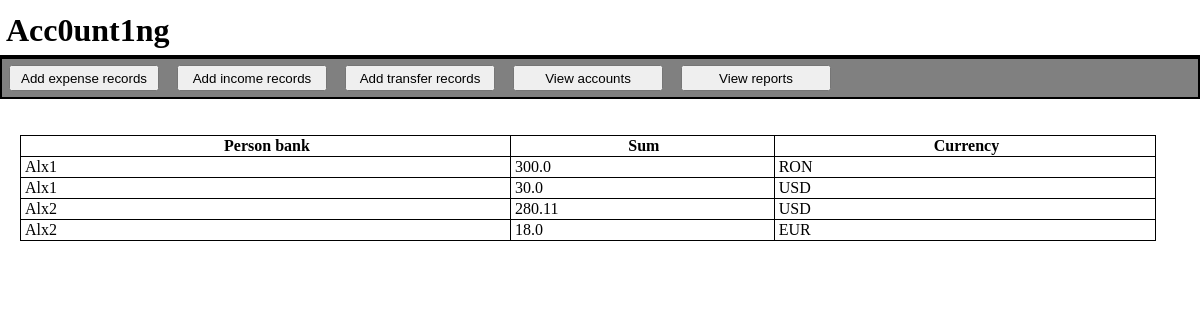
The app's page /view/acc with its own data.
### tables this page shows
CREATE TABLE PB_account (
                person_bank text,
                sum real,
                currency text
            );

### api/api_run.py (the view)
@app.route("/view/acc", methods = ["GET"])
def ViewAcc():
    if (request.method == "GET"):
        data = Read('allacc')
        return render_template('viewacc.html', columns=["Person bank", "Sum", "Currency"], data=data)

### db_scripts/script.py (called while the page is built)
def Read(x):
    conn = sqlite3.connect(dbPath)
    c = conn.cursor()
    if (x == 'allm'):
        c.execute("SELECT * FROM main")
        return c.fetchall()
    elif (x == 'allacc'):
        c.execute("SELECT * FROM PB_account ORDER BY person_bank ASC")
        return c.fetchall()
    elif (x == 'alltran'):
        c.execute("SELECT * FROM transfer")
        return c.fetchall()
    elif (x == 'retacc'):
        c.execute("SELECT DISTINCT person_bank FROM PB_account")
        result = [row[0] for row in c.fetchall()]
        return result
    conn.commit()
    conn.close()

### api/templates/viewacc.html
{% extends 'base.html' %}
{% block body %}
{% if columns and data %}
<br>
<br>
<table class="reptable">
    <thead>
        <tr>
            {% for column in columns %}
            <th class="rep">{{ column }}</th>
            {% endfor %}
        </tr>
    </thead>
    <tbody>
        {% for row in data %}
        <tr>
            {% for cell in row %}
            <td class="rep">{{ cell }}</td>
            {% endfor %}
        </tr>
        {% endfor %}
    </tbody>
</table>
{% endif %}
{% endblock %}

### api/templates/base.html (shortened to what this page needs)
<!DOCTYPE html>
<html lang="en">
<head>
    <link rel="stylesheet" href="..\static\styles.css">
</head>
<body>
    <header>
        <h1>Acc0unt1ng</h1>
    </header>
    <nav>
        <button class="nav_button" onclick="window.location.href='/add/expense'">Add expense records</button>
        <button class="nav_button" onclick="window.location.href='/add/income'">Add income records</button>
        <button class="nav_button" onclick="window.location.href='/transfer'">Add transfer records</button>
        <button class="nav_button" onclick="window.location.href='/view/acc'">View accounts</button>
        <button class="nav_button" onclick="window.location.href='/view/rep'">View reports</button>
    </nav>
    <div class="belowbody">
        {% block body %}{% endblock %}
    </div>
</body>
</html>

### api/static/styles.css (style rules this page uses)
body { margin-left: 0px; margin-right: 0px; }
.belowbody { margin-left: 4px; }
h1 { width: auto; margin-bottom: 0px; margin-top: 12px; padding-left: 6px; padding-bottom: 6px; text-align: left; border-bottom: 2px solid black; }
nav { width: auto; background-color: grey; padding-top: 6px; padding-bottom: 6px; border: 2px solid black; }
.nav_button { width: 150px; height: 26px; margin-right: 7px; margin-left: 7px; text-align: center; }
.reptable { margin-left: 16px; border-collapse: collapse; width: 95%; }
.reptable, .rep { padding-left: 4px; padding-top: 1px; padding-bottom: 1px; border: 1px solid; }

### records on screen
PB_account: person_bank "Alx1", sum "300.0", currency "RON"
PB_account: person_bank "Alx1", sum "30.0", currency "USD"
PB_account: person_bank "Alx2", sum "280.11", currency "USD"
PB_account: person_bank "Alx2", sum "18.0", currency "EUR"

### other values on screen
{{ column }} "Person bank" "Sum" "Currency"
